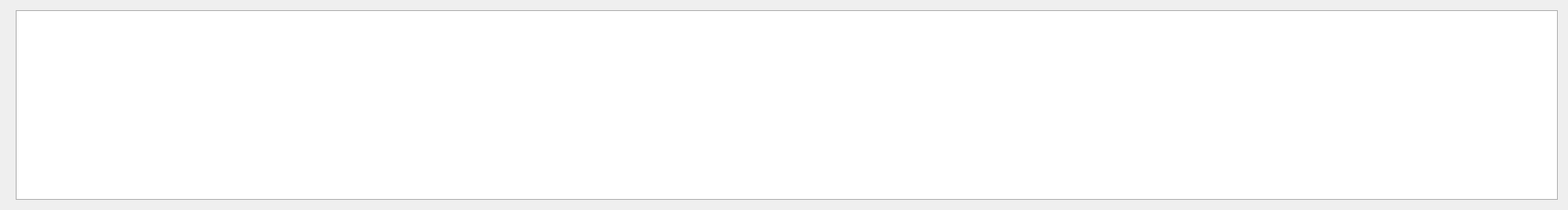
<?xml version="1.0" encoding="UTF-8"?>
<ui version="4.0">
 <class>FilterWidget</class>
 <widget class="QWidget" name="FilterWidget">
  <property name="geometry">
   <rect>
    <x>0</x>
    <y>0</y>
    <width>1700</width>
    <height>228</height>
   </rect>
  </property>
  <property name="maximumSize">
   <size>
    <width>16777215</width>
    <height>228</height>
   </size>
  </property>
  <property name="windowTitle">
   <string>Filter</string>
  </property>
  <property name="styleSheet">
   <string notr="true"/>
  </property>
  <layout class="QHBoxLayout" name="horizontalLayout">
   <item>
    <widget class="FilterInputWidget" name="filter_input_widget" native="true"/>
   </item>
   <item>
    <widget class="QListWidget" name="filter_box_list_widget">
     <property name="editTriggers">
      <set>QAbstractItemView::NoEditTriggers</set>
     </property>
     <property name="selectionMode">
      <enum>QAbstractItemView::ExtendedSelection</enum>
     </property>
     <property name="movement">
      <enum>QListView::Static</enum>
     </property>
     <property name="resizeMode">
      <enum>QListView::Adjust</enum>
     </property>
     <property name="spacing">
      <number>12</number>
     </property>
     <property name="viewMode">
      <enum>QListView::IconMode</enum>
     </property>
     <property name="uniformItemSizes">
      <bool>false</bool>
     </property>
     <property name="wordWrap">
      <bool>true</bool>
     </property>
    </widget>
   </item>
  </layout>
 </widget>
 <customwidgets>
  <customwidget>
   <class>FilterInputWidget</class>
   <extends>QWidget</extends>
   <header>DownloaderForReddit/gui/database_views/filter_input_widget</header>
   <container>1</container>
  </customwidget>
 </customwidgets>
 <resources/>
 <connections/>
</ui>
